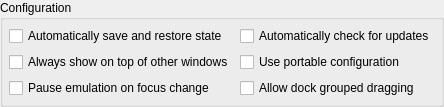
             <widget class="QGroupBox" name="generalgroup">
              <property name="title">
               <string>Configuration</string>
              </property>
              <layout class="QGridLayout" name="gridLayout_11">
               <property name="leftMargin">
                <number>6</number>
               </property>
               <property name="topMargin">
                <number>6</number>
               </property>
               <property name="rightMargin">
                <number>6</number>
               </property>
               <property name="bottomMargin">
                <number>6</number>
               </property>
               <item row="1" column="1">
                <widget class="QCheckBox" name="checkPortable">
                 <property name="focusPolicy">
                  <enum>Qt::NoFocus</enum>
                 </property>
                 <property name="text">
                  <string>Use portable configuration</string>
                 </property>
                </widget>
               </item>
               <item row="4" column="0">
                <widget class="QCheckBox" name="checkFocus">
                 <property name="text">
                  <string>Pause emulation on focus change</string>
                 </property>
                </widget>
               </item>
               <item row="0" column="0">
                <widget class="QCheckBox" name="checkSaveRestore">
                 <property name="enabled">
                  <bool>true</bool>
                 </property>
                 <property name="focusPolicy">
                  <enum>Qt::NoFocus</enum>
                 </property>
                 <property name="text">
                  <string>Automatically save and restore state</string>
                 </property>
                 <property name="checked">
                  <bool>false</bool>
                 </property>
                </widget>
               </item>
               <item row="0" column="1">
                <widget class="QCheckBox" name="checkUpdates">
                 <property name="focusPolicy">
                  <enum>Qt::NoFocus</enum>
                 </property>
                 <property name="text">
                  <string>Automatically check for updates</string>
                 </property>
                 <property name="checked">
                  <bool>false</bool>
                 </property>
                </widget>
               </item>
               <item row="1" column="0">
                <widget class="QCheckBox" name="checkAlwaysOnTop">
                 <property name="focusPolicy">
                  <enum>Qt::NoFocus</enum>
                 </property>
                 <property name="text">
                  <string>Always show on top of other windows</string>
                 </property>
                </widget>
               </item>
               <item row="4" column="1">
                <widget class="QCheckBox" name="checkAllowGroupDrag">
                 <property name="text">
                  <string>Allow dock grouped dragging</string>
                 </property>
                </widget>
               </item>
              </layout>
             </widget>
